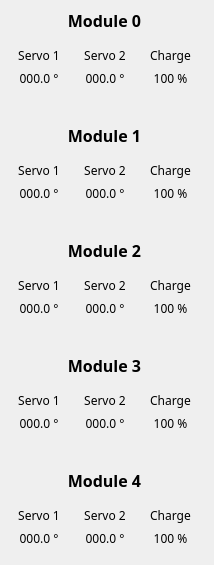
                  <widget class="QWidget" name="commandWidget" native="true">
                   <layout class="QVBoxLayout" name="commandWidgetVerticalLayout">
                    <property name="spacing">
                     <number>10</number>
                    </property>
                    <property name="leftMargin">
                     <number>0</number>
                    </property>
                    <property name="topMargin">
                     <number>0</number>
                    </property>
                    <property name="rightMargin">
                     <number>5</number>
                    </property>
                    <property name="bottomMargin">
                     <number>0</number>
                    </property>
                    <item>
                     <widget class="QWidget" name="module0_widget" native="true">
                      <layout class="QVBoxLayout" name="verticalLayout_3">
                       <item>
                        <widget class="QLabel" name="titre_module0_label">
                         <property name="font">
                          <font>
                           <family>Rubik</family>
                           <pointsize>12</pointsize>
                           <weight>75</weight>
                           <bold>true</bold>
                          </font>
                         </property>
                         <property name="text">
                          <string>Module 0</string>
                         </property>
                         <property name="alignment">
                          <set>Qt::AlignCenter</set>
                         </property>
                        </widget>
                       </item>
                       <item>
                        <layout class="QHBoxLayout" name="horizontalLayout_module0">
                         <item>
                          <widget class="QWidget" name="servo1_0_widget" native="true">
                           <layout class="QVBoxLayout" name="verticalLayout_4">
                            <item>
                             <widget class="QLabel" name="titre_servo1_0_label">
                              <property name="font">
                               <font>
                                <family>Rubik</family>
                               </font>
                              </property>
                              <property name="text">
                               <string>Servo 1</string>
                              </property>
                              <property name="alignment">
                               <set>Qt::AlignCenter</set>
                              </property>
                             </widget>
                            </item>
                            <item>
                             <widget class="QLabel" name="valeur_servo1_0_label">
                              <property name="font">
                               <font>
                                <family>Rubik</family>
                               </font>
                              </property>
                              <property name="text">
                               <string>000.0 °</string>
                              </property>
                              <property name="alignment">
                               <set>Qt::AlignCenter</set>
                              </property>
                             </widget>
                            </item>
                           </layout>
                          </widget>
                         </item>
                         <item>
                          <widget class="QWidget" name="servo2_0_widget" native="true">
                           <layout class="QVBoxLayout" name="verticalLayout_5">
                            <item>
                             <widget class="QLabel" name="titre_servo2_0_label">
                              <property name="font">
                               <font>
                                <family>Rubik</family>
                               </font>
                              </property>
                              <property name="text">
                               <string>Servo 2</string>
                              </property>
                              <property name="alignment">
                               <set>Qt::AlignCenter</set>
                              </property>
                             </widget>
                            </item>
                            <item>
                             <widget class="QLabel" name="valeur_servo2_0_label">
                              <property name="font">
                               <font>
                                <family>Rubik</family>
                               </font>
                              </property>
                              <property name="text">
                               <string>000.0 °</string>
                              </property>
                              <property name="alignment">
                               <set>Qt::AlignCenter</set>
                              </property>
                             </widget>
                            </item>
                           </layout>
                          </widget>
                         </item>
                         <item>
                          <widget class="QWidget" name="charge0_widget" native="true">
                           <layout class="QVBoxLayout" name="verticalLayout_6">
                            <item>
                             <widget class="QLabel" name="titre_charge0_label">
                              <property name="font">
                               <font>
                                <family>Rubik</family>
                               </font>
                              </property>
                              <property name="text">
                               <string>Charge</string>
                              </property>
                              <property name="alignment">
                               <set>Qt::AlignCenter</set>
                              </property>
                             </widget>
                            </item>
                            <item>
                             <widget class="QLabel" name="valeur_charge0_label">
                              <property name="font">
                               <font>
                                <family>Rubik</family>
                               </font>
                              </property>
                              <property name="text">
                               <string>100 %</string>
                              </property>
                              <property name="alignment">
                               <set>Qt::AlignCenter</set>
                              </property>
                             </widget>
                            </item>
                           </layout>
                          </widget>
                         </item>
                        </layout>
                       </item>
                      </layout>
                     </widget>
                    </item>
                    <item>
                     <widget class="QWidget" name="module1_widget" native="true">
                      <layout class="QVBoxLayout" name="verticalLayout_14">
                       <item>
                        <widget class="QLabel" name="titre_module1_label">
                         <property name="font">
                          <font>
                           <family>Rubik</family>
                           <pointsize>12</pointsize>
                           <weight>75</weight>
                           <bold>true</bold>
                          </font>
                         </property>
                         <property name="text">
                          <string>Module 1</string>
                         </property>
                         <property name="alignment">
                          <set>Qt::AlignCenter</set>
                         </property>
                        </widget>
                       </item>
                       <item>
                        <layout class="QHBoxLayout" name="horizontalLayout_module1">
                         <item>
                          <widget class="QWidget" name="servo1_1_widget" native="true">
                           <layout class="QVBoxLayout" name="verticalLayout_11">
                            <item>
                             <widget class="QLabel" name="titre_servo1_1_label">
                              <property name="font">
                               <font>
                                <family>Rubik</family>
                               </font>
                              </property>
                              <property name="text">
                               <string>Servo 1</string>
                              </property>
                              <property name="alignment">
                               <set>Qt::AlignCenter</set>
                              </property>
                             </widget>
                            </item>
                            <item>
                             <widget class="QLabel" name="valeur_servo1_1_label">
                              <property name="font">
                               <font>
                                <family>Rubik</family>
                               </font>
                              </property>
                              <property name="text">
                               <string>000.0 °</string>
                              </property>
                              <property name="alignment">
                               <set>Qt::AlignCenter</set>
                              </property>
                             </widget>
                            </item>
                           </layout>
                          </widget>
                         </item>
                         <item>
                          <widget class="QWidget" name="servo2_1_widget" native="true">
                           <layout class="QVBoxLayout" name="verticalLayout_12">
                            <item>
                             <widget class="QLabel" name="titre_servo2_1_label">
                              <property name="font">
                               <font>
                                <family>Rubik</family>
                               </font>
                              </property>
                              <property name="text">
                               <string>Servo 2</string>
                              </property>
                              <property name="alignment">
                               <set>Qt::AlignCenter</set>
                              </property>
                             </widget>
                            </item>
                            <item>
                             <widget class="QLabel" name="valeur_servo2_1_label">
                              <property name="font">
                               <font>
                                <family>Rubik</family>
                               </font>
                              </property>
                              <property name="text">
                               <string>000.0 °</string>
                              </property>
                              <property name="alignment">
                               <set>Qt::AlignCenter</set>
                              </property>
                             </widget>
                            </item>
                           </layout>
                          </widget>
                         </item>
                         <item>
                          <widget class="QWidget" name="charge1_widget" native="true">
                           <layout class="QVBoxLayout" name="verticalLayout_13">
                            <item>
                             <widget class="QLabel" name="titre_charge1_label">
                              <property name="font">
                               <font>
                                <family>Rubik</family>
                               </font>
                              </property>
                              <property name="text">
                               <string>Charge</string>
                              </property>
                              <property name="alignment">
                               <set>Qt::AlignCenter</set>
                              </property>
                             </widget>
                            </item>
                            <item>
                             <widget class="QLabel" name="valeur_charge1_label">
                              <property name="font">
                               <font>
                                <family>Rubik</family>
                               </font>
                              </property>
                              <property name="text">
                               <string>100 %</string>
                              </property>
                              <property name="alignment">
                               <set>Qt::AlignCenter</set>
                              </property>
                             </widget>
                            </item>
                           </layout>
                          </widget>
                         </item>
                        </layout>
                       </item>
                      </layout>
                     </widget>
                    </item>
                    <item>
                     <widget class="QWidget" name="module2_widget" native="true">
                      <layout class="QVBoxLayout" name="verticalLayout_21">
                       <item>
                        <widget class="QLabel" name="titre_module2_label">
                         <property name="font">
                          <font>
                           <family>Rubik</family>
                           <pointsize>12</pointsize>
                           <weight>75</weight>
                           <bold>true</bold>
                          </font>
                         </property>
                         <property name="text">
                          <string>Module 2</string>
                         </property>
                         <property name="alignment">
                          <set>Qt::AlignCenter</set>
                         </property>
                        </widget>
                       </item>
                       <item>
                        <layout class="QHBoxLayout" name="horizontalLayout_module2">
                         <item>
                          <widget class="QWidget" name="servo1_2_widget" native="true">
                           <layout class="QVBoxLayout" name="verticalLayout_18">
                            <item>
                             <widget class="QLabel" name="titre_servo1_2_label">
                              <property name="font">
                               <font>
                                <family>Rubik</family>
                               </font>
                              </property>
                              <property name="text">
                               <string>Servo 1</string>
                              </property>
                              <property name="alignment">
                               <set>Qt::AlignCenter</set>
                              </property>
                             </widget>
                            </item>
                            <item>
                             <widget class="QLabel" name="valeur_servo1_2_label">
                              <property name="font">
                               <font>
                                <family>Rubik</family>
                               </font>
                              </property>
                              <property name="text">
                               <string>000.0 °</string>
                              </property>
                              <property name="alignment">
                               <set>Qt::AlignCenter</set>
                              </property>
                             </widget>
                            </item>
                           </layout>
                          </widget>
                         </item>
                         <item>
                          <widget class="QWidget" name="servo2_2_widget" native="true">
                           <layout class="QVBoxLayout" name="verticalLayout_19">
                            <item>
                             <widget class="QLabel" name="titre_servo2_2_label">
                              <property name="font">
                               <font>
                                <family>Rubik</family>
                               </font>
                              </property>
                              <property name="text">
                               <string>Servo 2</string>
                              </property>
                              <property name="alignment">
                               <set>Qt::AlignCenter</set>
                              </property>
                             </widget>
                            </item>
                            <item>
                             <widget class="QLabel" name="valeur_servo2_2_label">
                              <property name="font">
                               <font>
                                <family>Rubik</family>
                               </font>
                              </property>
                              <property name="text">
                               <string>000.0 °</string>
                              </property>
                              <property name="alignment">
                               <set>Qt::AlignCenter</set>
                              </property>
                             </widget>
                            </item>
                           </layout>
                          </widget>
                         </item>
                         <item>
                          <widget class="QWidget" name="charge2_widget" native="true">
                           <layout class="QVBoxLayout" name="verticalLayout_20">
                            <item>
                             <widget class="QLabel" name="titre_charge2_label">
                              <property name="font">
                               <font>
                                <family>Rubik</family>
                               </font>
                              </property>
                              <property name="text">
                               <string>Charge</string>
                              </property>
                              <property name="alignment">
                               <set>Qt::AlignCenter</set>
                              </property>
                             </widget>
                            </item>
                            <item>
                             <widget class="QLabel" name="valeur_charge2_label">
                              <property name="font">
                               <font>
                                <family>Rubik</family>
                               </font>
                              </property>
                              <property name="text">
                               <string>100 %</string>
                              </property>
                              <property name="alignment">
                               <set>Qt::AlignCenter</set>
                              </property>
                             </widget>
                            </item>
                           </layout>
                          </widget>
                         </item>
                        </layout>
                       </item>
                      </layout>
                     </widget>
                    </item>
                    <item>
                     <widget class="QWidget" name="module3_widget" native="true">
                      <layout class="QVBoxLayout" name="verticalLayout_25">
                       <item>
                        <widget class="QLabel" name="titre_module3_label">
                         <property name="font">
                          <font>
                           <family>Rubik</family>
                           <pointsize>12</pointsize>
                           <weight>75</weight>
                           <bold>true</bold>
                          </font>
                         </property>
                         <property name="text">
                          <string>Module 3</string>
                         </property>
                         <property name="alignment">
                          <set>Qt::AlignCenter</set>
                         </property>
                        </widget>
                       </item>
                       <item>
                        <layout class="QHBoxLayout" name="horizontalLayout_module3">
                         <item>
                          <widget class="QWidget" name="servo1_3_widget" native="true">
                           <layout class="QVBoxLayout" name="verticalLayout_22">
                            <item>
                             <widget class="QLabel" name="titre_servo1_3_label">
                              <property name="font">
                               <font>
                                <family>Rubik</family>
                               </font>
                              </property>
                              <property name="text">
                               <string>Servo 1</string>
                              </property>
                              <property name="alignment">
                               <set>Qt::AlignCenter</set>
                              </property>
                             </widget>
                            </item>
                            <item>
                             <widget class="QLabel" name="valeur_servo1_3_label">
                              <property name="font">
                               <font>
                                <family>Rubik</family>
                               </font>
                              </property>
                              <property name="text">
                               <string>000.0 °</string>
                              </property>
                              <property name="alignment">
                               <set>Qt::AlignCenter</set>
                              </property>
                             </widget>
                            </item>
                           </layout>
                          </widget>
                         </item>
                         <item>
                          <widget class="QWidget" name="servo2_3_widget" native="true">
                           <layout class="QVBoxLayout" name="verticalLayout_23">
                            <item>
                             <widget class="QLabel" name="titre_servo2_3_label">
                              <property name="font">
                               <font>
                                <family>Rubik</family>
                               </font>
                              </property>
                              <property name="text">
                               <string>Servo 2</string>
                              </property>
                              <property name="alignment">
                               <set>Qt::AlignCenter</set>
                              </property>
                             </widget>
                            </item>
                            <item>
                             <widget class="QLabel" name="valeur_servo2_3_label">
                              <property name="font">
                               <font>
                                <family>Rubik</family>
                               </font>
                              </property>
                              <property name="text">
                               <string>000.0 °</string>
                              </property>
                              <property name="alignment">
                               <set>Qt::AlignCenter</set>
                              </property>
                             </widget>
                            </item>
                           </layout>
                          </widget>
                         </item>
                         <item>
                          <widget class="QWidget" name="charge3_widget" native="true">
                           <layout class="QVBoxLayout" name="verticalLayout_24">
                            <item>
                             <widget class="QLabel" name="titre_charge3_label">
                              <property name="font">
                               <font>
                                <family>Rubik</family>
                               </font>
                              </property>
                              <property name="text">
                               <string>Charge</string>
                              </property>
                              <property name="alignment">
                               <set>Qt::AlignCenter</set>
                              </property>
                             </widget>
                            </item>
                            <item>
                             <widget class="QLabel" name="valeur_charge3_label">
                              <property name="font">
                               <font>
                                <family>Rubik</family>
                               </font>
                              </property>
                              <property name="text">
                               <string>100 %</string>
                              </property>
                              <property name="alignment">
                               <set>Qt::AlignCenter</set>
                              </property>
                             </widget>
                            </item>
                           </layout>
                          </widget>
                         </item>
                        </layout>
                       </item>
                      </layout>
                     </widget>
                    </item>
                    <item>
                     <widget class="QWidget" name="module4_widget" native="true">
                      <layout class="QVBoxLayout" name="verticalLayout_29">
                       <item>
                        <widget class="QLabel" name="titre_module4_label">
                         <property name="font">
                          <font>
                           <family>Rubik</family>
                           <pointsize>12</pointsize>
                           <weight>75</weight>
                           <bold>true</bold>
                          </font>
                         </property>
                         <property name="text">
                          <string>Module 4</string>
                         </property>
                         <property name="alignment">
                          <set>Qt::AlignCenter</set>
                         </property>
                        </widget>
                       </item>
                       <item>
                        <layout class="QHBoxLayout" name="horizontalLayout_module4">
                         <item>
                          <widget class="QWidget" name="servo1_4_widget" native="true">
                           <layout class="QVBoxLayout" name="verticalLayout_26">
                            <item>
                             <widget class="QLabel" name="titre_servo1_4_label">
                              <property name="font">
                               <font>
                                <family>Rubik</family>
                               </font>
                              </property>
                              <property name="text">
                               <string>Servo 1</string>
                              </property>
                              <property name="alignment">
                               <set>Qt::AlignCenter</set>
                              </property>
                             </widget>
                            </item>
                            <item>
                             <widget class="QLabel" name="valeur_servo1_4_label">
                              <property name="font">
                               <font>
                                <family>Rubik</family>
                               </font>
                              </property>
                              <property name="text">
                               <string>000.0 °</string>
                              </property>
                              <property name="alignment">
                               <set>Qt::AlignCenter</set>
                              </property>
                             </widget>
                            </item>
                           </layout>
                          </widget>
                         </item>
                         <item>
                          <widget class="QWidget" name="servo2_4_widget" native="true">
                           <layout class="QVBoxLayout" name="verticalLayout_27">
                            <item>
                             <widget class="QLabel" name="titre_servo2_4_label">
                              <property name="font">
                               <font>
                                <family>Rubik</family>
                               </font>
                              </property>
                              <property name="text">
                               <string>Servo 2</string>
                              </property>
                              <property name="alignment">
                               <set>Qt::AlignCenter</set>
                              </property>
                             </widget>
                            </item>
                            <item>
                             <widget class="QLabel" name="valeur_servo2_4_label">
                              <property name="font">
                               <font>
                                <family>Rubik</family>
                               </font>
                              </property>
                              <property name="text">
                               <string>000.0 °</string>
                              </property>
                              <property name="alignment">
                               <set>Qt::AlignCenter</set>
                              </property>
                             </widget>
                            </item>
                           </layout>
                          </widget>
                         </item>
                         <item>
                          <widget class="QWidget" name="charge4_widget" native="true">
                           <layout class="QVBoxLayout" name="verticalLayout_28">
                            <item>
                             <widget class="QLabel" name="titre_charge4_label">
                              <property name="font">
                               <font>
                                <family>Rubik</family>
                               </font>
                              </property>
                              <property name="text">
                               <string>Charge</string>
                              </property>
                              <property name="alignment">
                               <set>Qt::AlignCenter</set>
                              </property>
                             </widget>
                            </item>
                            <item>
                             <widget class="QLabel" name="valeur_charge4_label">
                              <property name="font">
                               <font>
                                <family>Rubik</family>
                               </font>
                              </property>
                              <property name="text">
                               <string>100 %</string>
                              </property>
                              <property name="alignment">
                               <set>Qt::AlignCenter</set>
                              </property>
                             </widget>
                            </item>
                           </layout>
                          </widget>
                         </item>
                        </layout>
                       </item>
                      </layout>
                     </widget>
                    </item>
                   </layout>
                  </widget>
